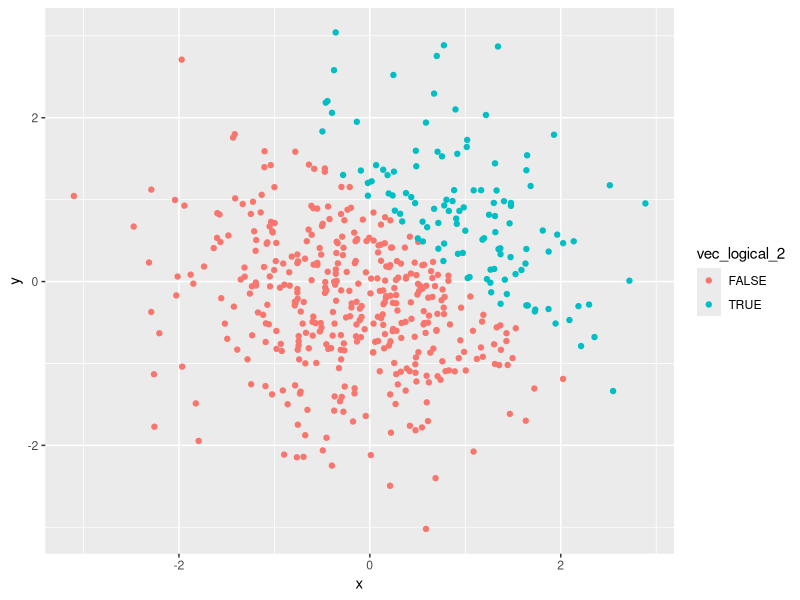
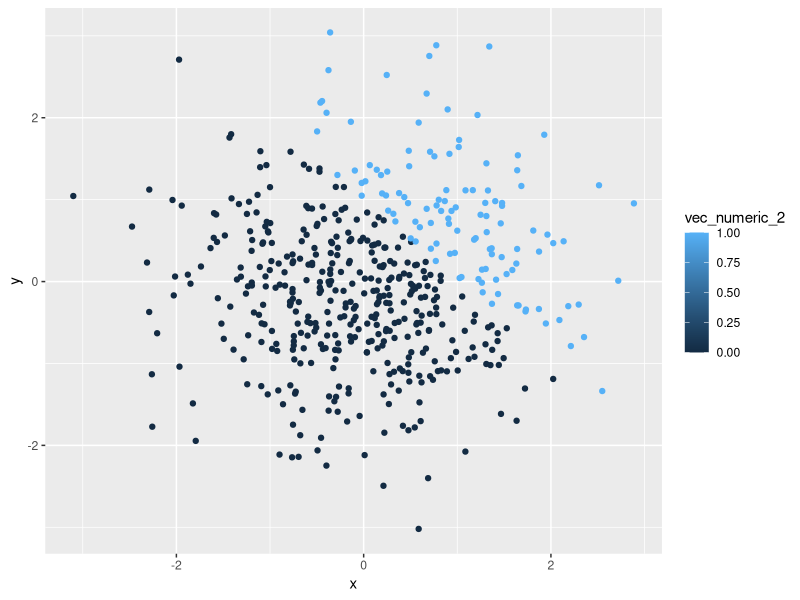
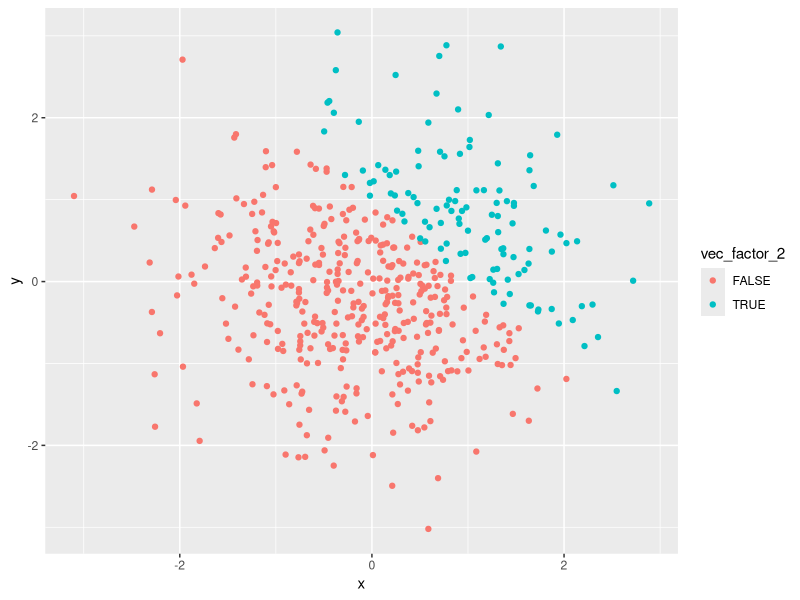
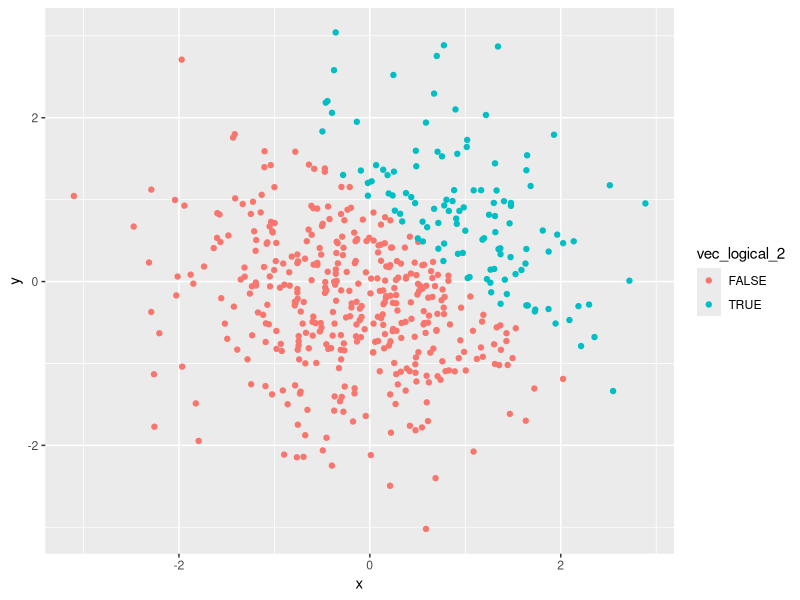

Write R code to recreate these figures, in order.
## ---- chunk 1
library(tidyverse)

sample = rnorm(8)
vec_numeric = sample
vec_logical = sample > 0
vec_char = c("My","name","is","Gaotong","LIU","MS","Biostatistic","T & M")
vec_factor = factor(c("High","Low","Medium","High","High","Low","Medium","Low"))
                    
df_1 = tibble(vec_numeric ,vec_logical ,vec_char ,vec_factor)
## ---- chunk 2
x = rnorm(500)
y = rnorm(500)
vec_logical_2 = x + y > 1
vec_numeric_2 = as.numeric(vec_logical_2)
vec_factor_2 = as.factor(vec_logical_2)
df_2 = tibble(x, y, vec_logical_2, vec_numeric_2, vec_factor_2)

## ---- chunk 3
library(ggplot2)
df_2 %>% ggplot(aes(x = x, y = y, color = vec_logical_2)) +
  geom_point()
ggsave("scatterplot_logical.pdf")

df_2 %>% ggplot(aes(x = x, y = y, color = vec_numeric_2)) +
  geom_point()
df_2 %>% ggplot(aes(x = x, y = y, color = vec_factor_2)) +
  geom_point()
